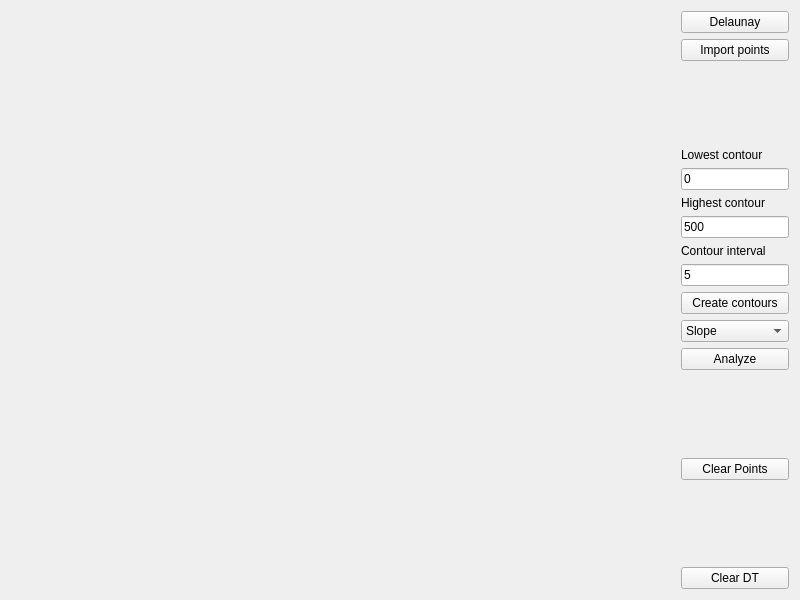
<?xml version="1.0" encoding="UTF-8"?>
<ui version="4.0">
 <class>Widget</class>
 <widget class="QWidget" name="Widget">
  <property name="geometry">
   <rect>
    <x>0</x>
    <y>0</y>
    <width>800</width>
    <height>600</height>
   </rect>
  </property>
  <property name="windowTitle">
   <string>DTM</string>
  </property>
  <layout class="QHBoxLayout" name="horizontalLayout">
   <item>
    <widget class="Draw" name="Canvas" native="true">
     <property name="sizePolicy">
      <sizepolicy hsizetype="Preferred" vsizetype="Preferred">
       <horstretch>1</horstretch>
       <verstretch>1</verstretch>
      </sizepolicy>
     </property>
    </widget>
   </item>
   <item>
    <layout class="QVBoxLayout" name="verticalLayout">
     <item>
      <widget class="QPushButton" name="pushButton">
       <property name="text">
        <string>Delaunay</string>
       </property>
      </widget>
     </item>
     <item>
      <layout class="QVBoxLayout" name="verticalLayout_2"/>
     </item>
     <item>
      <widget class="QPushButton" name="pushButton_6">
       <property name="text">
        <string>Import points</string>
       </property>
      </widget>
     </item>
     <item>
      <spacer name="verticalSpacer_3">
       <property name="orientation">
        <enum>Qt::Vertical</enum>
       </property>
       <property name="sizeHint" stdset="0">
        <size>
         <width>20</width>
         <height>40</height>
        </size>
       </property>
      </spacer>
     </item>
     <item>
      <widget class="QLabel" name="label">
       <property name="text">
        <string>Lowest contour</string>
       </property>
      </widget>
     </item>
     <item>
      <widget class="QLineEdit" name="lineEdit">
       <property name="text">
        <string>0</string>
       </property>
      </widget>
     </item>
     <item>
      <widget class="QLabel" name="label_2">
       <property name="text">
        <string>Highest contour</string>
       </property>
      </widget>
     </item>
     <item>
      <widget class="QLineEdit" name="lineEdit_2">
       <property name="text">
        <string>500</string>
       </property>
      </widget>
     </item>
     <item>
      <widget class="QLabel" name="label_3">
       <property name="text">
        <string>Contour interval</string>
       </property>
      </widget>
     </item>
     <item>
      <widget class="QLineEdit" name="lineEdit_3">
       <property name="text">
        <string>5</string>
       </property>
      </widget>
     </item>
     <item>
      <widget class="QPushButton" name="pushButton_4">
       <property name="text">
        <string>Create contours</string>
       </property>
      </widget>
     </item>
     <item>
      <widget class="QComboBox" name="comboBox">
       <item>
        <property name="text">
         <string>Slope</string>
        </property>
       </item>
       <item>
        <property name="text">
         <string>Aspect</string>
        </property>
       </item>
       <item>
        <property name="text">
         <string>Hypsometry</string>
        </property>
       </item>
      </widget>
     </item>
     <item>
      <widget class="QPushButton" name="pushButton_5">
       <property name="text">
        <string>Analyze</string>
       </property>
      </widget>
     </item>
     <item>
      <spacer name="verticalSpacer">
       <property name="orientation">
        <enum>Qt::Vertical</enum>
       </property>
       <property name="sizeHint" stdset="0">
        <size>
         <width>20</width>
         <height>40</height>
        </size>
       </property>
      </spacer>
     </item>
     <item>
      <widget class="QPushButton" name="pushButton_2">
       <property name="text">
        <string>Clear Points</string>
       </property>
      </widget>
     </item>
     <item>
      <spacer name="verticalSpacer_2">
       <property name="orientation">
        <enum>Qt::Vertical</enum>
       </property>
       <property name="sizeHint" stdset="0">
        <size>
         <width>20</width>
         <height>40</height>
        </size>
       </property>
      </spacer>
     </item>
     <item>
      <widget class="QPushButton" name="pushButton_3">
       <property name="text">
        <string>Clear DT</string>
       </property>
      </widget>
     </item>
    </layout>
   </item>
  </layout>
 </widget>
 <customwidgets>
  <customwidget>
   <class>Draw</class>
   <extends>QWidget</extends>
   <header>draw.h</header>
   <container>1</container>
  </customwidget>
 </customwidgets>
 <resources/>
 <connections/>
</ui>
